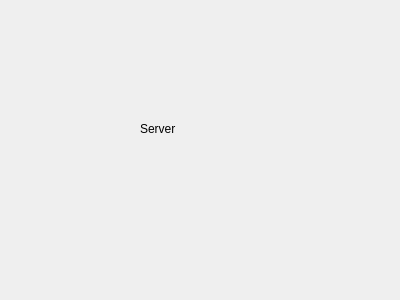
<?xml version="1.0" encoding="UTF-8"?>
<ui version="4.0">
 <class>Widget</class>
 <widget class="QWidget" name="Widget">
  <property name="geometry">
   <rect>
    <x>0</x>
    <y>0</y>
    <width>400</width>
    <height>300</height>
   </rect>
  </property>
  <property name="windowTitle">
   <string>Widget</string>
  </property>
  <widget class="QLabel" name="label">
   <property name="geometry">
    <rect>
     <x>140</x>
     <y>120</y>
     <width>67</width>
     <height>17</height>
    </rect>
   </property>
   <property name="text">
    <string>Server</string>
   </property>
  </widget>
 </widget>
 <layoutdefault spacing="6" margin="11"/>
 <resources/>
 <connections/>
</ui>
